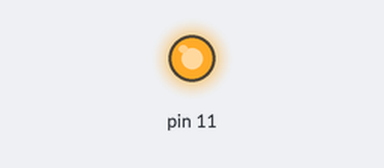
The sketch below on a simulated Arduino Uno, built with avr-gcc and run on an emulated ATmega328P. Shown: output pins drawn as LEDs (lit = HIGH).

Above: at 0.05 s.
At 1.5 s:
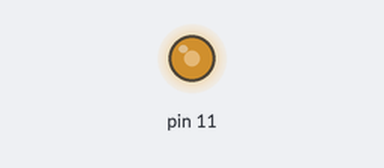
At 3.0 s:
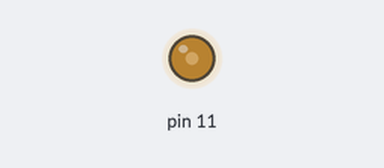
At 4.0 s:
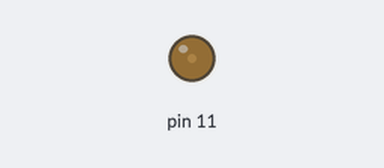
Timing chart, 0 to 5.2 s (numbered marks = the images above):
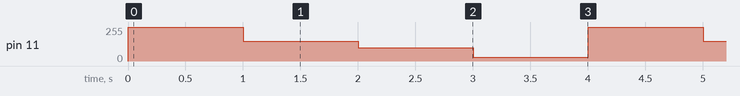

The sketch:

L3Z2LeonSerka.ino
```cpp
void setup() {
  pinMode(11,OUTPUT);


}

void loop() {
  analogWrite(11,255);
  delay(1000);
  //90%,150,58.82%,705.88 mWh
  analogWrite(11,150);
  delay(1000);
  //50%,100,39.21%,470.58 mWh
    analogWrite(11,100);
  delay(1000);
  //25%,60,11.76%,141.18 mWh
    analogWrite(11,30);
  delay(1000);

}
```

Measured:
- by itself, pin 11: repeats every 4.0 s: 150/255 1.0 s, 100/255 1.0 s, 30/255 1.0 s, 255/255 1.0 s
